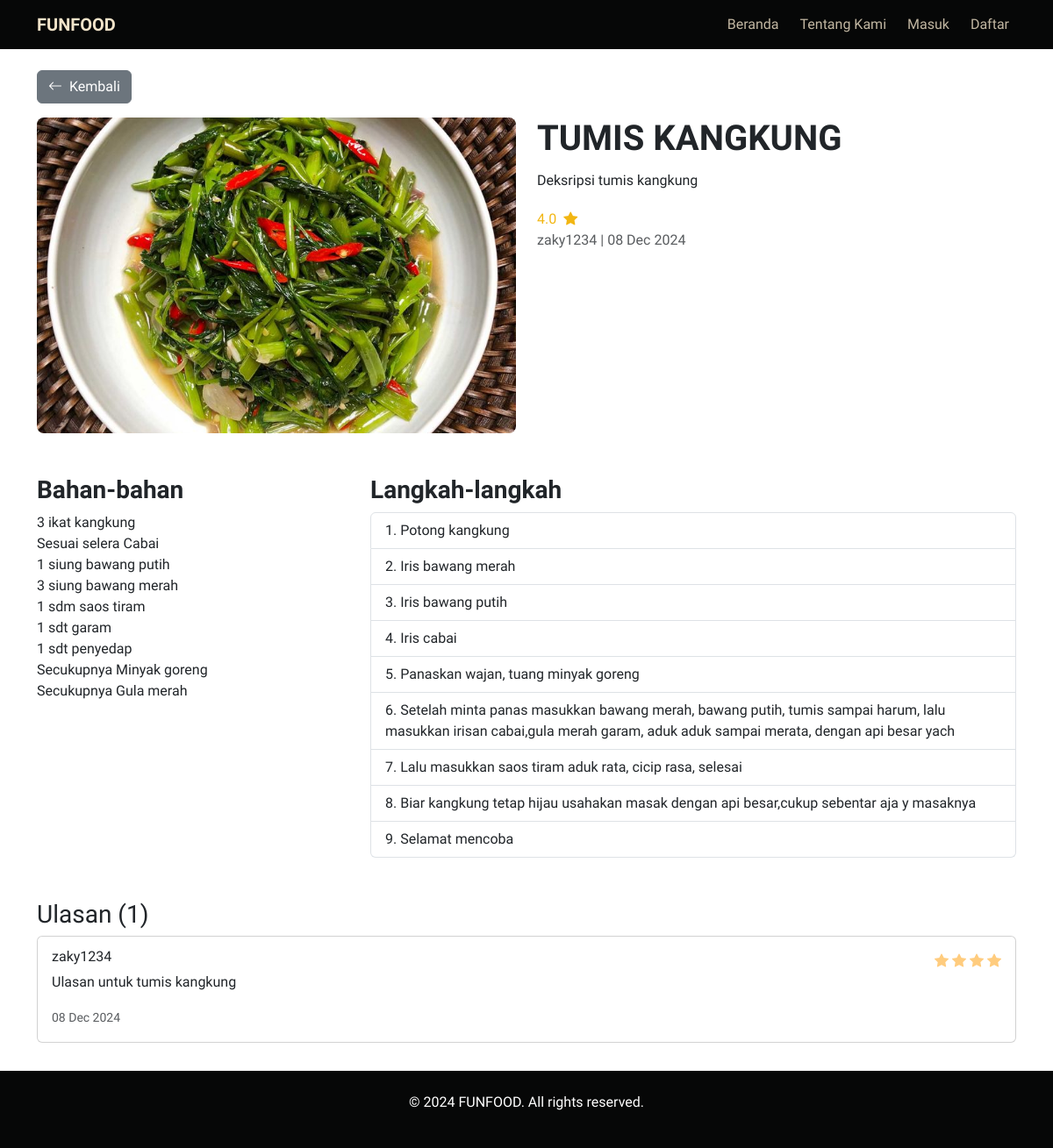
Page /recipe/1/ on the committed database.
### funfood_app/models.py (models this page shows, shortened)
class Recipe(models.Model):
    user = models.ForeignKey(CustomUser, on_delete=models.CASCADE, related_name='recipes')
    title = models.CharField(max_length=100)
    description = models.TextField()
    ingredients = models.TextField(help_text='Separate each ingredient with a newline.')
    steps = models.TextField(help_text='Separate each step with a newline.')
    image = models.ImageField(upload_to='recipe/', blank=True, null=True)
    category = models.ForeignKey('Category', on_delete=models.CASCADE, related_name='recipes')
    is_approved = models.BooleanField(default=False)
    created_at = models.DateTimeField(auto_now_add=True)
    def get_avg_rating(self):
        reviews = self.reviews.all()
        if reviews.exists():
            total_rating = sum(review.rating for review in reviews)
            return round(total_rating / reviews.count(), 2)
        return 0
    def get_ingredients(self):
        return self.ingredients.split('\n')
    def get_steps(self):
        return self.steps.split('\n')

class Review(models.Model):
    user = models.ForeignKey(CustomUser, on_delete=models.CASCADE, related_name='reviews')
    recipe = models.ForeignKey(Recipe, on_delete=models.CASCADE, related_name='reviews')
    rating = models.PositiveIntegerField()
    comment = models.TextField(blank=True)
    created_at = models.DateTimeField(auto_now_add=True)

class CustomUser(AbstractUser):
    nickname = models.CharField(max_length=20)
    phone_number = models.CharField(max_length=20, blank=True, null=True)
    profile_image = models.ImageField(upload_to='profile/', blank=True, null=True)

### funfood_app/views.py (the view)
# urls.py: path('recipe/<int:pk>/', views.RecipeDetailView.as_view(), name='recipe_detail'),
class RecipeDetailView(DetailView):
    model = Recipe
    template_name = 'public/recipe_detail.html'
    context_object_name = 'recipe'
    def get_context_data(self, **kwargs):
        context = super().get_context_data(**kwargs)
        context["reviews"] = self.object.reviews.all().order_by('-created_at')
        context["review_form"] = ReviewForm()
        context["is_favorited"] = self.object.is_favorited_by(self.request.user) if self.request.user.is_authenticated else False
        return context

### templates/public/recipe_detail.html (shortened to what this page needs)
{% extends '../base.html' %}
{% load static %}
{% block content %}
<div class="container my-3">
  <a href="javascript:history.back()" class="btn btn-secondary my-3">
    <i class="bi bi-arrow-left me-2"></i>Kembali
  </a>
  <div class="row gy-4">
    <div class="col-lg-6 col-md-6 col-12">
      <img
        src="{{ recipe.image.url }}"
        alt="{{ recipe.title }}"
        class="img-fluid rounded-3 object-fit-cover"
        style="max-height: 45vh; width: 100%;"
      />
    </div>
    <div class="col-lg-6 col-md-6 col-12">
      <h1 class="fw-bold text-break">
        {{ recipe.title|upper }}
      </h1>
      <p class="text-justify lh-lg overflow-auto" style="max-height: 29vh;">
        {{ recipe.description|capfirst }}
      </p>
      <div class="d-flex align-items-center gap-3">
        <div class="text-primary">
          <span class="me-1">{{ recipe.get_avg_rating }}</span>
          <i class="bi bi-star-fill"></i>
        </div>
      </div>
      <p class="text-muted">
        {{ recipe.user.username }} | {{ recipe.created_at|date:"d M Y" }}
      </p>
    </div>
  </div>
  <div class="row gy-4 my-4">
    <div class="col-lg-4 col-md-6 col-12">
      <h3 class="fw-bold">Bahan-bahan</h3>
      <ul class="list-unstyled">
        {% for ingredient in recipe.get_ingredients %}
        <li>{{ ingredient|capfirst }}</li>
        {% endfor %}
      </ul>
    </div>
    <div class="col-lg-8 col-md-6 col-12">
      <h3 class="fw-bold">Langkah-langkah</h3>
      <ol class="list-group list-group-numbered">
        {% for step in recipe.get_steps %}
        <li class="list-group-item">{{ step }}</li>
        {% endfor %}
      </ol>
    </div>
  </div>
  <div class="row mt-5">
    <div class="col-12">
      <h3>Ulasan ({{ reviews.count }})</h3>
      {% if reviews %}
      {% for review in reviews %}
      <div class="card mb-3">
        <div class="card-body">
          <div class="d-flex justify-content-between align-items-center">
            <h6 class="card-subtitle mb-2">{{ review.user.username }}</h6>
            <div class="text-warning">
              {% for i in ''|ljust:review.rating %}
              <i class="bi bi-star-fill"></i>
              {% endfor %}
            </div>
          </div>
          <p class="card-text text-wrap">{{ review.comment }}</p>
          <small class="text-muted">{{ review.created_at|date:"d M Y" }}</small>
        </div>
      </div>
      {% endfor %}
      {% else %}
      <p class="text-muted">Belum ada ulasan untuk resep ini.</p>
      {% endif %}
    </div>
  </div>
</div>
{% endblock %}

### static/css/styles.css (style rules this page uses)
:root { --bs-light-rgb: 241, 227, 201; --bs-dark-rgb: 6, 7, 7; --bs-primary-rgb: 242, 182, 18; --bs-secondary-rgb: 215, 85, 59; --bs-info-rgb: 0, 210, 248; --bs-success-rgb: 91, 201, 0; --bs-warning-rgb: 255, 204, 126; --bs-danger-rgb: 255, 24, 100; }
*, body { font-family: 'Funnel Display', sans-serif; }

### rows in the picture
Recipe: image (picture), title "TUMIS KANGKUNG", description "Deksripsi tumis kangkung", get_avg_rating "4.0", user.username "zaky1234", created_at "08 Dec 2024"
Review: user.username "zaky1234", comment "Ulasan untuk tumis kangkung", created_at "08 Dec 2024"

### other values in the picture
{{ ingredient|capfirst }} "3 ikat kangkung" "Sesuai selera Cabai" "1 siung bawang putih" "3 siung bawang merah" "1 sdm saos tiram" "1 sdt garam" "1 sdt penyedap" "Secukupnya Minyak goreng" "Secukupnya Gula merah"
{{ step }} "Potong kangkung" "Iris bawang merah" "Iris bawang putih" "Iris cabai" "Panaskan wajan, tuang minyak goreng" "Setelah minta panas masukkan bawang merah, bawang putih, tumis sampai harum, lalu masukkan irisan cabai,gula merah garam, aduk aduk sampai merata, dengan api besar yach" "Lalu masukkan saos tiram aduk rata, cicip rasa, selesai" "Biar kangkung tetap hijau usahakan masak dengan api besar,cukup sebentar aja y masaknya" "Selamat mencoba"
{{ reviews.count }} "1"
